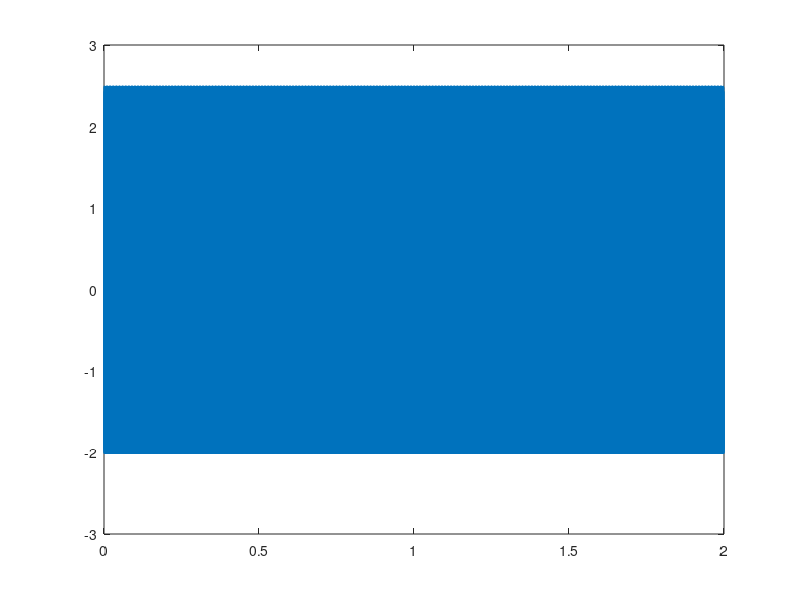
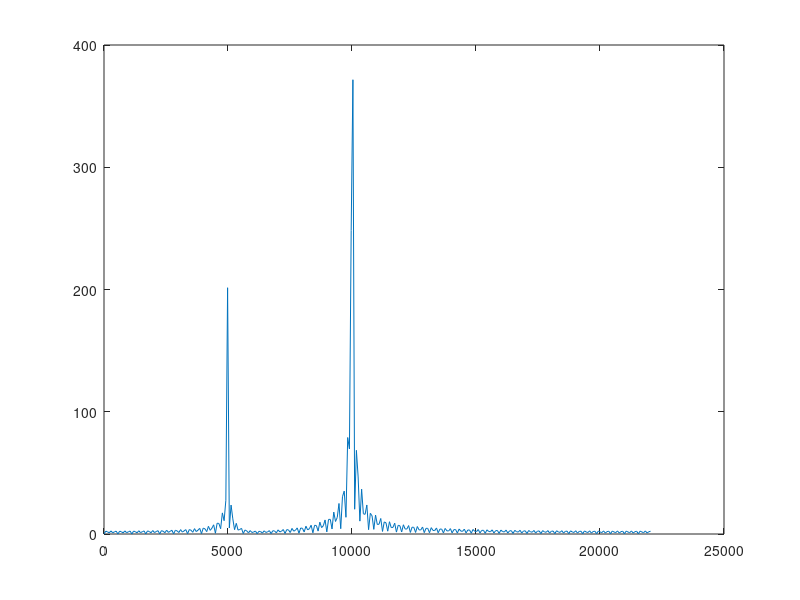

MATLAB code to generate these figures, in order:
clc; clear;

A = 1;
fs = 44100;
n = 0:2*fs-1;
t = n./fs;
f1 = 5000;
f2 = 10000;

x1 = 0.5*cos(2*pi*f1*t);
x2 = 2*cos(2*pi*f2*t);
x = x1 + x2;
% sound(x,fs)
% plot(n,x)
plot(t,x)

%h = fir1(100,7/22.05,'high');
% freqz(h)
%x = filter(h,1,x);
OM = 0:0.01:pi;

X = exp(-j*OM'*n)*x';
fq = OM*fs/(2*pi);
figure;
plot(fq,abs(X))



